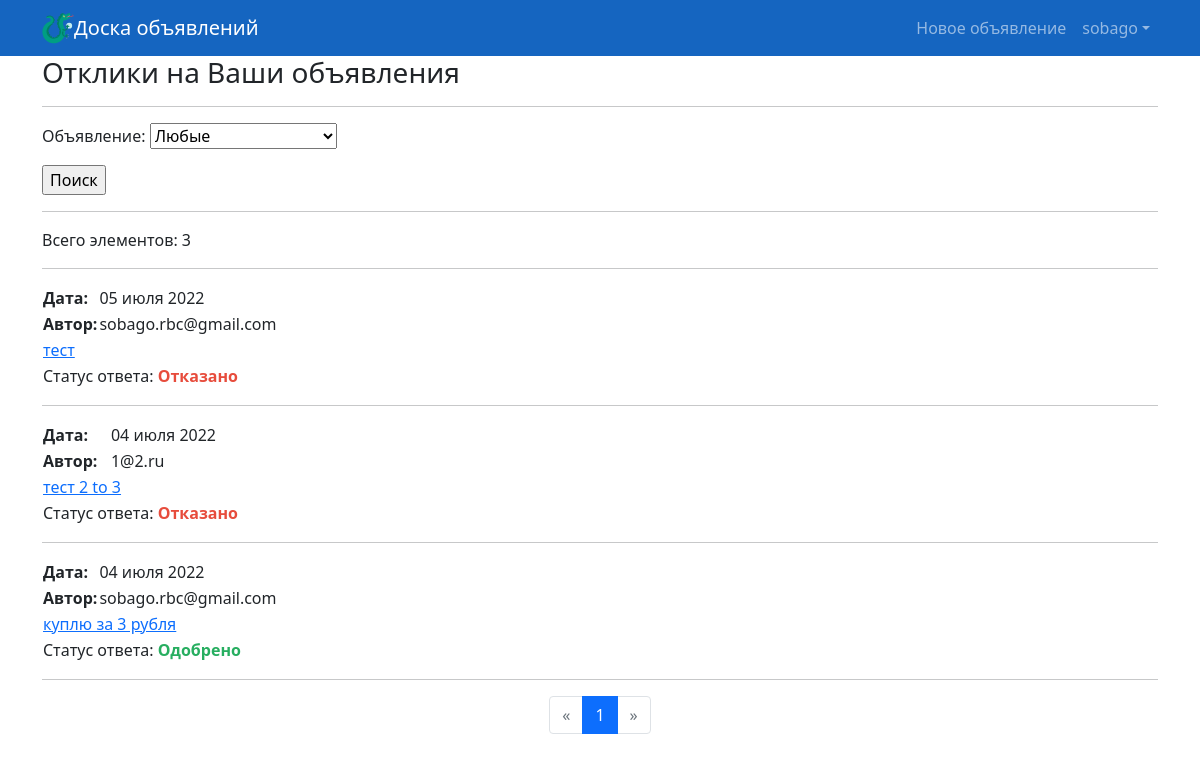
Page /responses/ (signed in) on the committed database.
### accounts/models.py (models this page shows)
class MyUser(AbstractUser):
    USERNAME_FIELD = 'email'
    email = models.EmailField(('E-mail'), unique=True, help_text='Обязательное поле, Ваша электронная почта.')
    REQUIRED_FIELDS = ['username', ]
    subscriber = models.BooleanField(
        ("Статус подписки на новости"),
        default=True,
    )

### board/models.py (models this page shows)
class AdResponse(models.Model):
    title = models.CharField(max_length=254, verbose_name='Текст запроса')
    sender = models.OneToOneField(MyUser, on_delete=models.CASCADE, related_name='+', verbose_name='Отправитель')
    recipient = models.OneToOneField(MyUser, on_delete=models.CASCADE, related_name='+', verbose_name='Получатель')
    ad = models.OneToOneField(Ad, on_delete=models.CASCADE, verbose_name='Объявление')
    create_datetime = models.DateTimeField(auto_now_add=True)
    is_accepted = models.BooleanField(default=False)
    is_refused = models.BooleanField(default=False)

### board/views.py (the view)
# urls.py: path('responses/', login_required(AdResponses.as_view()), name='ad_responses'),
class AdResponses(ListView):
    model = AdResponse
    template_name = 'ad_responses.html'
    context_object_name = 'responses'
    ordering = '-create_datetime'
    paginate_by = 5
    def get_queryset(self):
        queryset = super().get_queryset().filter(recipient=self.request.user)
        self.filterset = ResponsesFilter(self.request.GET, queryset=queryset, request=self.request)
        return self.filterset.qs
    def get_context_data(self, **kwargs):
        context = super().get_context_data(**kwargs)
        context['filterset'] = self.filterset
        return context

### board/filters.py (called while the page is built)
def responses(request):
    if request is None:
        return Ad.objects.none()
    user = request.user
    return Ad.objects.filter(create_user=request.user.id)

### board/models.py (called while the page is built)
    def __str__(self):
        return f'{self.id} {self.title}'

### board/templates/board/ad_responses.html (shortened to what this page needs)
{% extends "base.html" %}
{% block content %}
    <h3>Отклики на Ваши объявления</h3>
        <hr>
   <form action="" method="get">
       {{ filterset.form.as_p }}
       <input type="submit" value="Поиск" />
   </form>
   <hr>
    <p>Всего элементов: {{ page_obj.paginator.count }}</p>
   <hr>
    {% if responses %}
        {% for respons in responses %}
        <table>
            <tr align="left">
                <td><b>Дата:</b></td>
                <td>{{ respons.create_datetime|date:'d E Y' }}</td>
            </tr>
            <tr align="left">
                <td><b>Автор:</b></td>
                <td>{{ respons.sender }}</td>
            </tr>
            <tr align="left">
                <td colspan="2"><a href="{{ respons.pk }}/">{{ respons.title }}</a></td>
            </tr>
            <tr align="left">
                <td colspan="2">
                    Статус ответа:
                    {% if respons.is_accepted %}
                    <span style="color:#27ae60"><strong>Одобрено</strong></span>
                    {% elif respons.is_refused %}
                    <span style="color:#e74c3c"><strong>Отказано</strong></span>
                    {% else %}
                    Ожидает рассмотрения
                    {% endif %}
                </td>
            </tr>
        </table>
        <hr>
        {% endfor %}
    {% else %}
        <h2>Откликов нет!</h2>
    {% endif %}
{% endblock %}

### board/templates/board/base.html (shortened to what this page needs)
<!DOCTYPE html>
<html lang="ru">
    <head>
        {% load static %}
        <link href="{% static 'css/styles.css' %}" rel="stylesheet" />
    </head>
    <body>
        <nav class="navbar navbar-expand-lg navbar-dark bg-dark">
            <div class="container">
                <img src="{% static 'dragonside-svgrepo-com.svg' %}" width='32' height='32'>
                <a class="navbar-brand" href="/">Доска объявлений</a>
                <div class="collapse navbar-collapse" id="navbarSupportedContent">
                    <ul class="navbar-nav ms-auto mb-2 mb-lg-0">
                        <li class="nav-item"><a class="nav-link" href="{% url 'ad_create' %}">Новое объявление</a></li>
                        {% if user.is_authenticated %}
                        <li class="nav-item dropdown">
                            <a class="nav-link dropdown-toggle" id="navbarDropdown" href="#" role="button" data-bs-toggle="dropdown" aria-expanded="false">{{ user.username }}</a>
                        </li>
                        {% else %}
                        <a class="nav-link active" aria-current="page" href="{% url 'login' %}">Авторизация</a>
                        {% endif %}
                    </ul>
                </div>
            </div>
        </nav>
        <div class="container">
            {% block content %}
            {% endblock %}
        </div>
{% if page_obj.paginator.count > 1 %}
    <nav aria-label="Pagination">
      <ul class="pagination justify-content-center">
        {% if not page_obj.has_previous %}
            <li class="page-item disabled">
                <a class="page-link" href="#" tabindex="-1" aria-disabled="true">&laquo;</a>
            </li>
        {% endif %}
        <li class="page-item active" aria-current="page">
          <a class="page-link" href="#">{{ page_obj.number }}</a>
        </li>
        {% if not page_obj.has_next %}
            <li class="page-item disabled">
                <a class="page-link" href="#" tabindex="-1" aria-disabled="true">&raquo;</a>
            </li>
        {% endif %}
      </ul>
    </nav>
{% endif %}
    </body>
</html>

### rows in the picture
MyUser: username "sobago"
AdResponse: create_datetime "05 июля 2022", sender "sobago.rbc@gmail.com", title "тест", is_accepted "Отказано"
AdResponse: create_datetime "04 июля 2022", sender "1@2.ru", title "тест 2 to 3", is_accepted "Отказано"
AdResponse: create_datetime "04 июля 2022", sender "sobago.rbc@gmail.com", title "куплю за 3 рубля", is_accepted "Одобрено"

### other values in the picture
{{ page_obj.paginator.count }} "3"
{{ page_obj.number }} "1"
